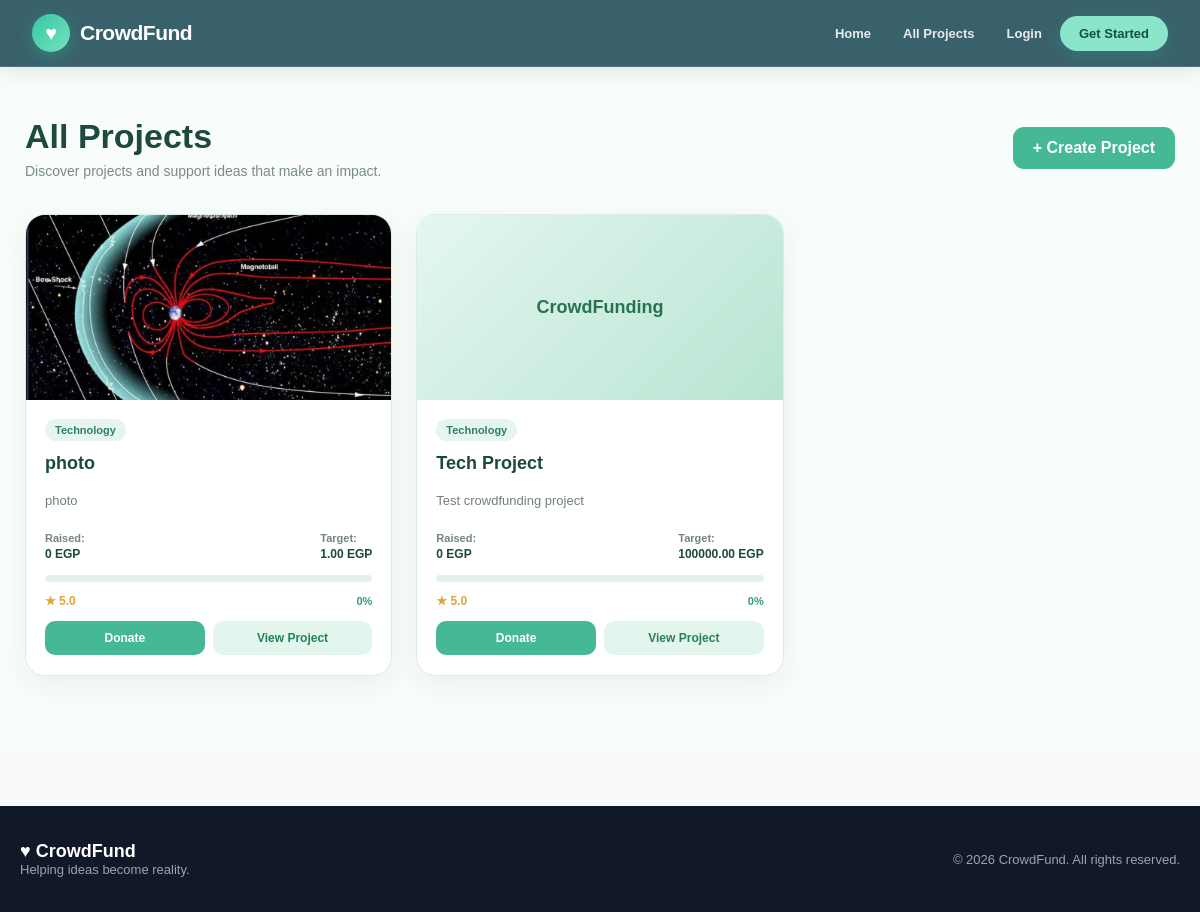
Before: /projects/ with the older database file.
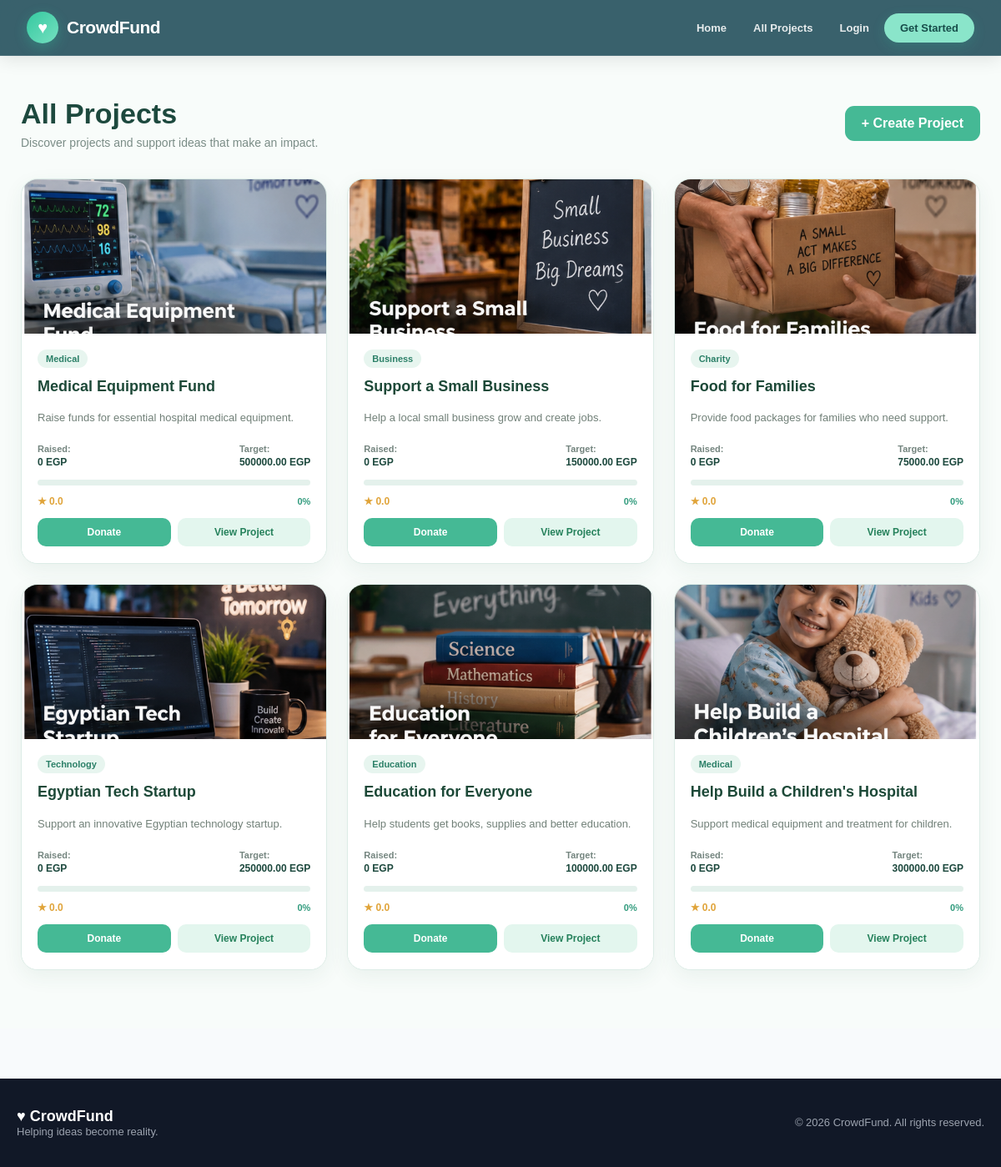
After: the same page with the newer database file.
### projects/models.py (models this page shows, shortened)
class Project(models.Model):
    creator = models.ForeignKey(
        settings.AUTH_USER_MODEL,
        on_delete=models.CASCADE,
        related_name="projects"
    )
    title = models.CharField(max_length=200)
    details = models.TextField()
    category = models.ForeignKey(
        Category,
        on_delete=models.PROTECT,
        related_name="projects"
    )
    target = models.DecimalField(
        max_digits=12,
        decimal_places=2
    )
    tags = models.ManyToManyField(
        Tag,
        related_name="projects",
        blank=True
    )
    start_time = models.DateTimeField()
    end_time = models.DateTimeField()
    created_at = models.DateTimeField(auto_now_add=True)
    is_cancelled = models.BooleanField(default=False)
    featured = models.BooleanField(default=False)

class ProjectImage(models.Model):
    project = models.ForeignKey(
        Project,
        on_delete=models.CASCADE,
        related_name="images"
    )
    image = models.ImageField(
        upload_to="projects/"
    )

class Category(models.Model):
    name = models.CharField(max_length=100)

### projects/views.py (the view)
# urls.py: path("", views.project_list, name="project_list"),
def project_list(request):
    projects = (
        Project.objects
        .filter(is_cancelled=False)
        .annotate(avg_rating=Avg("ratings__value"))
        .order_by("-created_at")
    )
    for project in projects:
        project.total_donations = sum(
            donation.amount
            for donation in project.donations.all()
        )
        if project.target:
            project.progress = min(
                float(project.total_donations) / float(project.target) * 100,
                100
            )
        else:
            project.progress = 0
    return render(
        request,
        "projects/project_list.html",
        {"projects": projects}
    )

### projects/templates/projects/project_list.html (shortened to what this page needs)
{% extends "base.html" %}
{% load static %}
{% block extra_css %}
<link rel="stylesheet" href="{% static 'css/cards.css' %}">
{% endblock %}
{% block content %}
<div class="projects-page">
    <div class="projects-container">
        <div class="projects-header">
            <div>
                <h1>All Projects</h1>
                <p>Discover projects and support ideas that make an impact.</p>
            </div>
            <a href="{% url 'project_create' %}" class="create-project-btn">
                + Create Project
            </a>
        </div>
        {% if projects %}
        <div class="projects-grid">
            {% for project in projects %}
            <div class="project-card">
                {% with first_image=project.images.first %}
                {% if first_image %}
                <img class="project-image" src="{{ first_image.image.url }}" alt="{{ project.title }}">
                {% else %}
                <div class="no-image">
                    CrowdFunding
                </div>
                {% endif %}
                {% endwith %}
                <div class="project-content">
                    <span class="project-category">
                        {{ project.category.name }}
                    </span>
                    <h2>
                        <a href="{% url 'project_detail' project.pk %}">
                            {{ project.title }}
                        </a>
                    </h2>
                    <p class="project-details">
                        {{ project.details|truncatechars:90 }}
                    </p>
                    <div class="donation-info">
                        <span>
                            Raised:
                            <strong>
                                {{ project.total_donations }} EGP
                            </strong>
                        </span>
                        <span>
                            Target:
                            <strong>
                                {{ project.target }} EGP
                            </strong>
                        </span>
                    </div>
                    <div class="progress-bar">
                    </div>
                    <div class="card-bottom">
                        <span class="rating">
                            ★ {{ project.avg_rating|default:0|floatformat:1 }}
                        </span>
                        <span class="progress-percent">
                            {{ project.progress|floatformat:0 }}%
                        </span>
                    </div>
                    <div class="card-buttons">
                        <a href="{% url 'donate' project.pk %}" class="donate-btn">
                            Donate
                        </a>
                        <a href="{% url 'project_detail' project.pk %}" class="view-project-btn">
                            View Project
                        </a>
                    </div>
                </div>
            </div>
            {% endfor %}
        </div>
        {% endif %}
    </div>
</div>
{% endblock %}

Changed rows visible on the page:
removed Project: images.first.image (picture), category.name "Technology", title "photo", details "photo", total_donations "0", target "1.00", avg_rating "5.0", progress "0"
removed Project: shows "CrowdFunding", category.name "Technology", title "Tech Project", details "Test crowdfunding project", total_donations "0", target "100000.00", avg_rating "5.0", progress "0"
added Project: images.first.image (picture), category.name "Medical", title "Medical Equipment Fund", details "Raise funds for essential hospital medical equipment.", total_donations "0", target "500000.00", avg_rating "0.0", progress "0"
added Project: images.first.image (picture), category.name "Business", title "Support a Small Business", details "Help a local small business grow and create jobs.", total_donations "0", target "150000.00", avg_rating "0.0", progress "0"
added Project: images.first.image (picture), category.name "Charity", title "Food for Families", details "Provide food packages for families who need support.", total_donations "0", target "75000.00", avg_rating "0.0", progress "0"
added Project: images.first.image (picture), category.name "Technology", title "Egyptian Tech Startup", details "Support an innovative Egyptian technology startup.", total_donations "0", target "250000.00", avg_rating "0.0", progress "0"
added Project: images.first.image (picture), category.name "Education", title "Education for Everyone", details "Help students get books, supplies and better education.", total_donations "0", target "100000.00", avg_rating "0.0", progress "0"
added Project: images.first.image (picture), category.name "Medical", title "Help Build a Children's Hospital", details "Support medical equipment and treatment for children.", total_donations "0", target "300000.00", avg_rating "0.0", progress "0"
